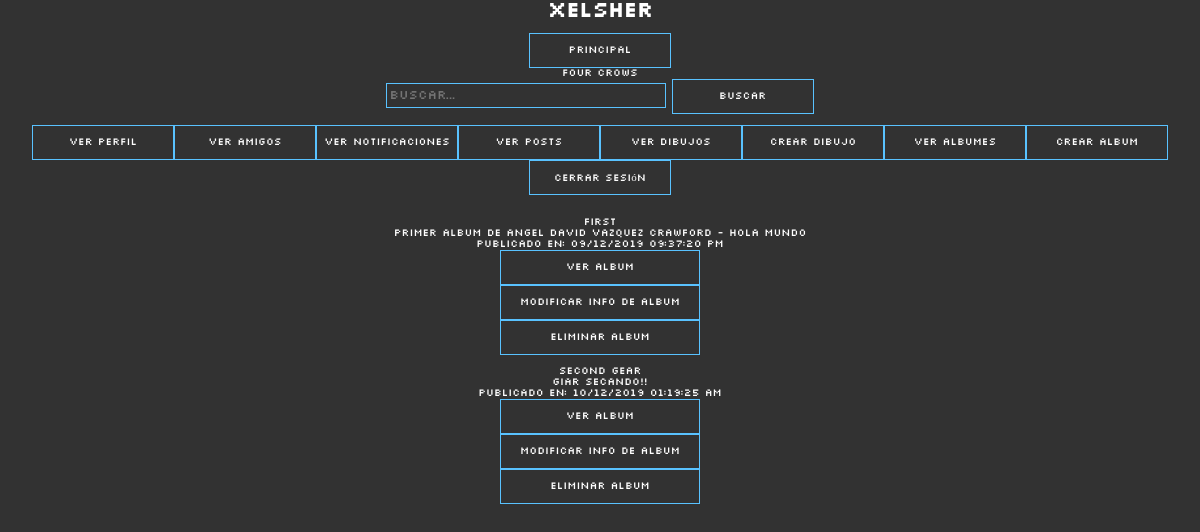
Screenshot of /Principal/verAlbumes.php (signed in) with the database file from the repository.
### tables this page shows
CREATE TABLE `album` (
  `id_album` int(11) NOT NULL,
  `id_usuario` int(11) NOT NULL,
  `titulo` varchar(50) NOT NULL,
  `descripcion` varchar(200) DEFAULT NULL,
  `fecha` datetime NOT NULL,
  `activo` tinyint(1) NOT NULL DEFAULT 1
);

### Principal/verAlbumes.php (the view, shortened to what this page needs)
<html>
    <head>
        <link rel="stylesheet" type="text/css" href="../css/style.css">
    </head>
    <body>
        <div class="wrapper">
            <div id="encabezado">
                <?php
                    include "../encabezado.php";
                    include_once "../db.php";
                ?>
            </div>
            <br>
            <br>
            <div id="cuerpo">
                <form action="modificar_eliminar_album.php" method="POST">
                <?php
                    $conexion = mysqli_connect($HOST, $USER, $PASSWORD, $DB);
                    $id = $_SESSION["id"];
                    $sql = "SELECT * FROM album WHERE id_usuario = $id AND activo = 1 ORDER BY fecha";
                    $query = mysqli_query($conexion, $sql);
                    if(!$query) {
                        echo "Hubo un fallo en la consulta: " . mysqli_error($conexion);
                    } else {
                        $rowcount = mysqli_num_rows($query);
                        if($rowcount > 0) {
                            while($album = mysqli_fetch_array($query)) {
                                $id_album = $album["id_album"];
                                $titulo = $album["titulo"];
                                $descripcion = $album["descripcion"];
                                $fecha = $album["fecha"];
                                $fecha_formateada = strtotime($fecha);
                                $fecha_formateada = date("d/m/Y   h:i:s A", $fecha_formateada);
                                echo "$titulo <br>";
                                echo "$descripcion <br>";
                                echo "Publicado en: $fecha_formateada <br>";
                                echo "<input type='submit' id='$id_album' name='$id_album' value='Ver Album'
                                onmouseenter='cambiarOculto(this.name)' class='boton' style='width: 200px' /><br>";
                                echo "<input type='submit' id='$id_album M' name='$id_album M' value='Modificar info de Album'
                                onmouseenter='cambiarOculto(this.name)' class='boton' style='width: 200px' /><br>";
                                echo "<input type='submit' id='$id_album E' name='$id_album E' value='Eliminar Album'
                                onmouseenter='cambiarOculto(this.name)' class='boton' style='width: 200px' /> <br><br>";
                            }
                        } else {
                            echo "No hay albumes";
                        }
                    }
                ?>
                </form>
            </div>
        </div>
    </body>
</html>

### css/style.css (style rules this page uses)
#encabezado { align-content: center; text-align: center; }
.boton { background: none; color: #FFFFFF; width: 142px; height: 35px; border: 1px solid #59c2ff; font-family: pixeles; font-size: 11px; transition: .6s; overflow: hidden; }
html, body { height: 100%; }
body { margin: 0px; padding: 0px; background: #323232; font-family: pixeles; font-size: 11px; font-weight: 300; color: #FFFFFF; text-align: center; }

### rows the page displays
album: titulo "First", descripcion "Primer album de Angel David Vazquez Crawford - Hola Mundo", fecha "09/12/2019 09:37:20 PM"
album: titulo "Second Gear", descripcion "GIAR SECANDO!!", fecha "10/12/2019 01:19:25 AM"

### other values shown
$_SESSION["usuario"] "Four Crows"
